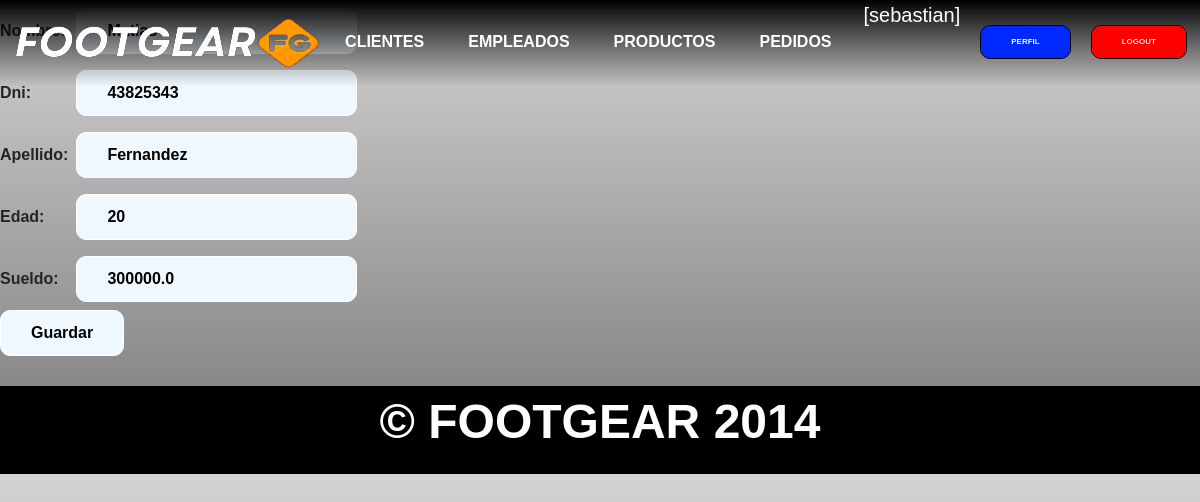
Screenshot of /empleadoUpdate/8/ (signed in) with the database file from the repository.
### aplicacion/models.py (models this page shows, shortened)
class Empleado(models.Model):
    nombre = models.CharField(max_length=50)
    apellido = models.CharField(max_length=50)
    edad = models.IntegerField()
    dni = models.IntegerField(unique=True)
    sueldo = models.FloatField()

### aplicacion/views.py (the view)
# urls.py: path('empleadoUpdate/<id_empleado>/', empleadoUpdate, name="empleado_update"),
@login_required
def empleadoUpdate(request,id_empleado):
    empleado = Empleado.objects.get(id = id_empleado)
    if request.method == "POST":
        miForm = EmpleadoForm(request.POST)
        if miForm.is_valid():
            empleado.nombre = miForm.cleaned_data.get("nombre")
            empleado.apellido = miForm.cleaned_data.get("apellido")
            empleado.edad =  miForm.cleaned_data.get("edad")
            empleado.dni = miForm.cleaned_data.get("dni")
            empleado.sueldo = miForm.cleaned_data.get("sueldo")
            empleado.save()
            return redirect(reverse_lazy('empleados'))
    else:
        miForm = EmpleadoForm(initial={'nombre': empleado.nombre, 'apellido' : empleado.apellido, 'edad' : empleado.edad , 'dni' : empleado.dni , 'sueldo': empleado.sueldo} )
    return render(request,"aplicacion/empleadoForm.html",{"form": miForm})

### aplicacion/forms.py
class EmpleadoForm(forms.Form):
    nombre = forms.CharField(max_length=50,required=True)
    dni = forms.IntegerField(required=True)
    apellido = forms.CharField(max_length=50,required=True)
    edad = forms.IntegerField(required=True)
    sueldo = forms.FloatField(required=True)

### aplicacion/templates/aplicacion/empleadoForm.html (shortened to what this page needs)
{% extends "aplicacion/index.html" %}
{% block contenido %}
<form action="" method="post">
    <table>
        {{ form.as_table }}
    </table>
    <input type="submit" value="Guardar">
</form>
{% endblock contenido %}

### aplicacion/templates/aplicacion/index.html (shortened to what this page needs)
<!DOCTYPE html>
<html lang="en">
    <head>
        {% load static %}
        <link href="https://cdn.jsdelivr.net/npm/bootstrap@5.3.3/dist/css/bootstrap.min.css" rel="stylesheet">
        <link href="{% static 'css/styles.css' %}" rel="stylesheet"/>
        <link rel="stylesheet" href="https://cdnjs.cloudflare.com/ajax/libs/font-awesome/6.4.0/css/all.min.css">
    </head>
    <body>
        <header>
            <div class="container mask navigation">
                <nav>
                    <h1 class="">
                        <img class="logo" src="{% static 'assets/img/logo_footgear.png' %}" alt="">
                    </h1>
                    {% if user.is_authenticated %}
                        <a href="{% url 'clientes' %}">CLIENTES</a>
                        <a href="{% url 'empleados' %}">EMPLEADOS</a>
                        <a href="{% url 'productos' %}">PRODUCTOS</a>
                        <a href="{% url 'pedidos' %}">PEDIDOS</a>
                        <div>
                            <p  class="username">[{{user.username}}]</p>
                            <a href="{% url 'agregar_avatar' %}"><img class="avatar" src="{{request.session.avatar}}" height="40px" weight="40px"></a>
                        </div>
                            <form action="{% url 'perfil' %}">
                                <button type="submit" class="btn btn-success logout-button edit-button">PERFIL</button>
                            </form>
                        <form action="{% url 'logout' %}" method="post">
                                <button type="submit" class="btn btn-success logout-button">LOGOUT</button>
                            </form>
                    {% endif %}
                </nav>
            </div>
        </header>
{% block contenido%}{% endblock contenido %}
        <footer>
            <p>&copy; FOOT<span class="orange-text">GEAR</span> 2014</p>
        </footer>
    </body>
</html>

### aplicacion/static/css/styles.css (style rules this page uses)
* { padding: 0; margin: 0; box-sizing: border-box; }
body { font-family: sans-serif; background-color: #000; background: linear-gradient(#d4d4d4,#454545); }
html { scroll-behavior: smooth; }
h1 { font-size: 2.5em; }
p { font-size: 1.25em; }
button , input,#buy_button { font-size: 1em; font-weight: bold; padding: 10px 30px; border-radius: 10px; border: 1px solid #fff; color: #000; background-color: #fff; }
.container { max-width: 700px; margin: auto; }
header { background-color: transparent; flex-wrap: wrap; position: fixed; top: 0; right: 0; width: 100vw; z-index: 100; background: linear-gradient(to bottom, black ,transparent); }
header .container { display: flex; flex-direction: column; justify-content: center; align-items: center; }
header nav { display: flex; flex-direction: column; text-align: center; padding-bottom: 2px; }
header div nav a { padding: 5px 12px; text-decoration: none; color: white; font-weight: bolder; }
header .navigation { background-image: url(../assets/img/75496e55be60c1cbf480d6e76bd11ec4.jpg); filter: saturate(2); background-position: center center; background-repeat: no-repeat; background-size: cover; }
.logout-button { margin-top: 25px; background-color:rgb(219, 0, 0); color: rgb(255, 255, 255); font-size: 0.5em; font-weight: bold; padding: 10px 30px; border-radius: 10px; border: 1px solid black; }
.username { color: #ffffff; margin-right: 20px; margin-bottom: 10px; }
.edit-button { margin-right: 20px; background-color:rgb(0, 44, 219); font-size: 0.5em; }
footer { margin-top: 30px; background-color: #000000; display: flex; flex-direction: column; justify-items: center; align-items: center; }
footer p { font-weight: bold; color: white; }
td { padding: 8px; }
input { background-color: aliceblue; color: #000000; }
@media (min-width: 775px) { body { background: linear-gradient(#d4d4d4,#777777); background-position: center center; background-repeat: repeat; background-size: cover; } }
@media (min-width: 775px) { header .container { max-width: none; background: #000; } }
@media (min-width: 775px) { header nav { flex-direction: row; justify-content: space-around; } }
@media (min-width: 775px) { header .navigation { background-image: none; background-color: transparent; background: transparent; } }
@media (min-width: 775px) { button,#buy_button { font-size: 2em; } }
@media (min-width: 775px) { footer p { font-size: 3em; } }
@media (min-width: 775px) { header div nav a { padding: 20px 12px; margin-right: 20px; font-size: 1.5em; } }
@media (min-width: 775px) { header h1 { font-size: 4em; } }

### rows the page displays
Empleado: dni "43825343", apellido "Fernandez", edad "20", sueldo "300000.0"

### other values shown
{{ user.username }} "sebastian"
